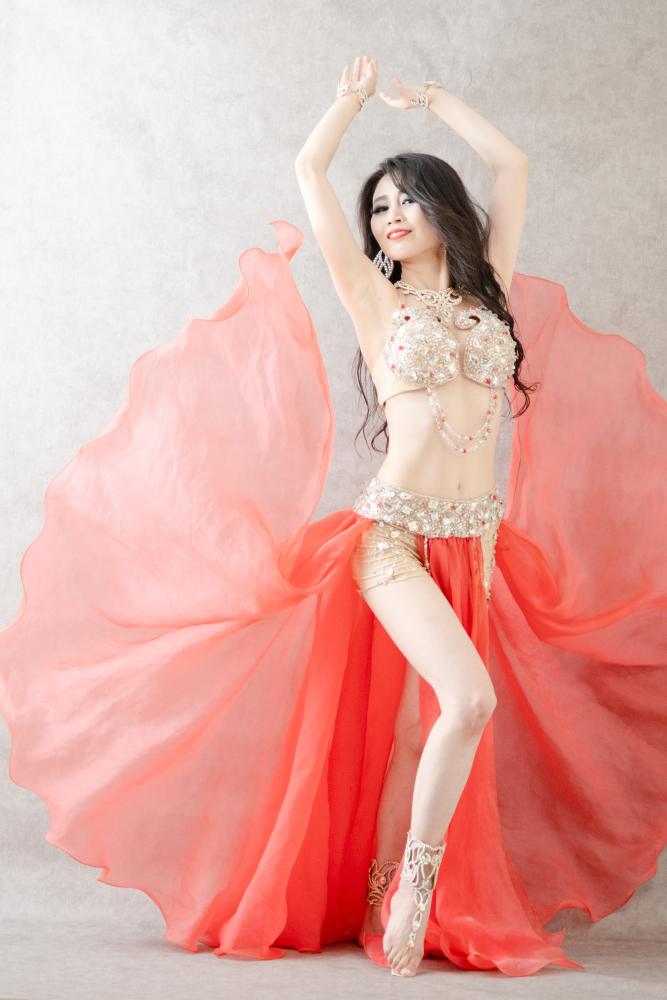
#> input picture images/Kahina-bellydance-club.jpg, 2000 x 3000 px, given in place of media__1770821664546.jpg, which was not available (shown at 1/3 size)
$ python combine_images.py
#> lines starting #> are read from the running program, lines starting #| are printed output that depends on the picture; pictures that were not available may be replaced by others from this repository, and a replacement may not be noted
from PIL import Image
import os

def combine_images(image_path1, image_path2, output_path):
    try:
        img1 = Image.open(image_path1)
#> img1 is the input picture: PIL image 2000x3000 RGB; mean R, G, B 225.7, 171.3, 164.4
        img2 = Image.open(image_path2)
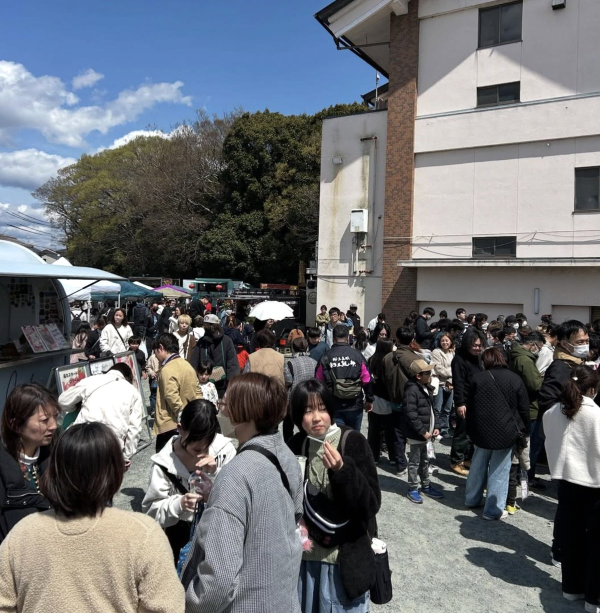
#> input picture images/gallery-2025-01.jpg, 1200 x 1226 px, given in place of media__1770821664557.jpg, which was not available (shown at 1/2 size)
#> img2 is the input picture: PIL image 1200x1226 RGB; mean R, G, B 106.1, 108.8, 113.1

        # Resize images to have the same width
        width = max(img1.width, img2.width)
#> width = 2000

        # Calculate height maintaining aspect ratio
        height1 = int(img1.height * (width / img1.width))
#> height1 = 3000
        height2 = int(img2.height * (width / img2.width))
#> height2 = 2043

        img1 = img1.resize((width, height1))
        img2 = img2.resize((width, height2))
#> img2: PIL image 2000x2043 RGB

        # Create new image
        new_img = Image.new('RGB', (width, height1 + height2))
#> new_img: PIL image 2000x5043 RGB; every value is 0
        new_img.paste(img1, (0, 0))
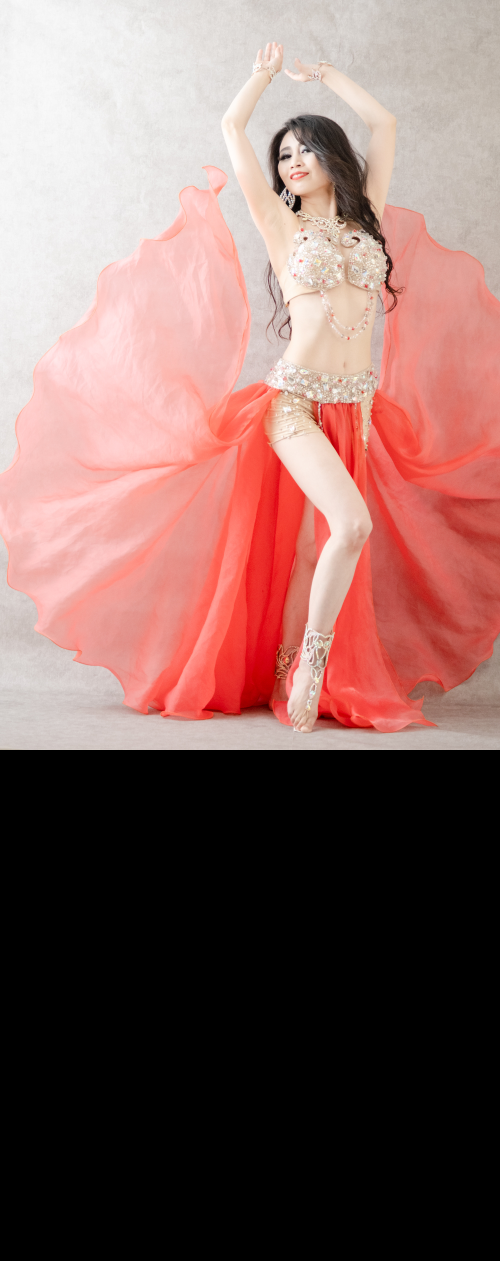
#> new_img: PIL image 2000x5043 RGB (shown at 1/4 size); mean R, G, B 134.3, 101.9, 97.8
        new_img.paste(img2, (0, height1))
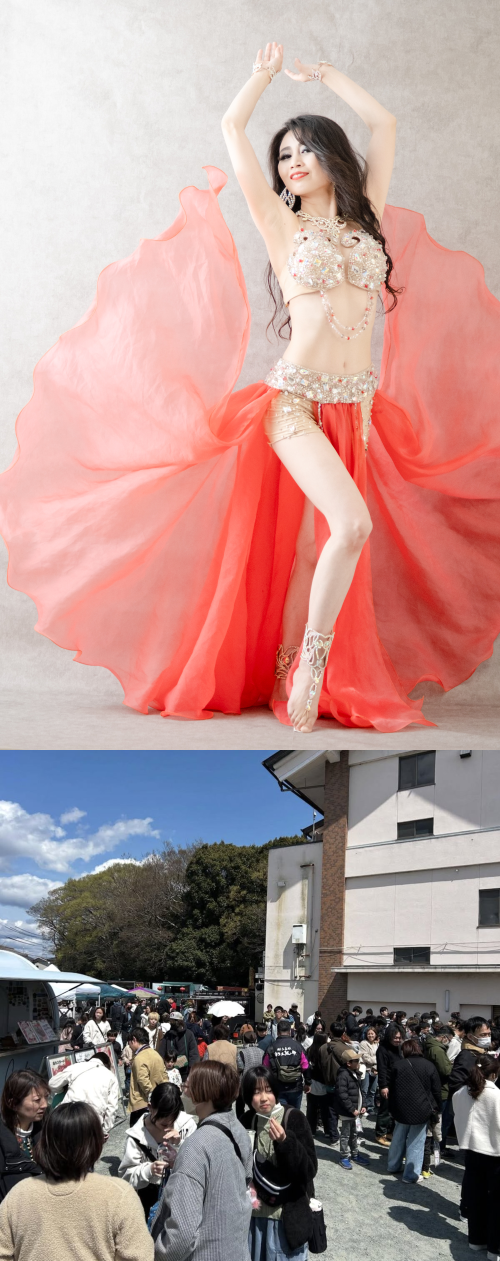
#> new_img: PIL image 2000x5043 RGB (shown at 1/4 size); mean R, G, B 177.2, 145.9, 143.6

        new_img.save(output_path)
        print(f"Successfully created {output_path}")

    except Exception as e:
        print(f"Error: {e}")

# Paths
brain_dir = "/Users/inoueyuusuke/.gemini/antigravity/brain/966051a1-15a2-4ca7-90a9-b29d47fb60d7"
image1 = os.path.join(brain_dir, "media__1770821664546.jpg") # Natur
image2 = os.path.join(brain_dir, "media__1770821664557.jpg") # Ayakanmuri/Meltyme
output = "assets/images/shop-ayakanmuri-combined.jpg"

combine_images(image1, image2, output)
